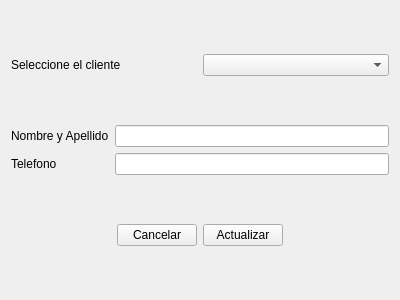
<?xml version="1.0" encoding="UTF-8"?>
<ui version="4.0">
 <class>Form</class>
 <widget class="QWidget" name="Form">
  <property name="geometry">
   <rect>
    <x>0</x>
    <y>0</y>
    <width>400</width>
    <height>300</height>
   </rect>
  </property>
  <property name="windowTitle">
   <string>Form</string>
  </property>
  <layout class="QGridLayout" name="gridLayout_2">
   <item row="2" column="0">
    <layout class="QGridLayout" name="gridLayout_3">
     <item row="1" column="2">
      <widget class="QPushButton" name="pushButton_2">
       <property name="text">
        <string>Actualizar</string>
       </property>
      </widget>
     </item>
     <item row="1" column="1">
      <widget class="QPushButton" name="pushButton">
       <property name="text">
        <string>Cancelar</string>
       </property>
      </widget>
     </item>
     <item row="1" column="0">
      <spacer name="horizontalSpacer">
       <property name="orientation">
        <enum>Qt::Horizontal</enum>
       </property>
       <property name="sizeHint" stdset="0">
        <size>
         <width>40</width>
         <height>20</height>
        </size>
       </property>
      </spacer>
     </item>
     <item row="1" column="3">
      <spacer name="horizontalSpacer_2">
       <property name="orientation">
        <enum>Qt::Horizontal</enum>
       </property>
       <property name="sizeHint" stdset="0">
        <size>
         <width>40</width>
         <height>20</height>
        </size>
       </property>
      </spacer>
     </item>
    </layout>
   </item>
   <item row="0" column="0">
    <layout class="QGridLayout" name="gridLayout">
     <item row="0" column="0">
      <widget class="QLabel" name="label">
       <property name="text">
        <string>Seleccione el cliente</string>
       </property>
      </widget>
     </item>
     <item row="0" column="2">
      <widget class="QComboBox" name="comboBox"/>
     </item>
    </layout>
   </item>
   <item row="1" column="0">
    <layout class="QGridLayout" name="gridLayout_4">
     <item row="1" column="0">
      <widget class="QLabel" name="label_2">
       <property name="text">
        <string>Telefono</string>
       </property>
      </widget>
     </item>
     <item row="1" column="1">
      <widget class="QLineEdit" name="lineEdit_2"/>
     </item>
     <item row="0" column="1">
      <widget class="QLineEdit" name="lineEdit"/>
     </item>
     <item row="0" column="0">
      <widget class="QLabel" name="label_3">
       <property name="text">
        <string>Nombre y Apellido</string>
       </property>
      </widget>
     </item>
    </layout>
   </item>
  </layout>
 </widget>
 <resources/>
 <connections/>
</ui>
